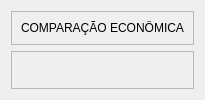
            <widget class="QWidget" name="page_2_ComparacaoEconomica">
             <layout class="QVBoxLayout" name="verticalLayout_13">
              <item>
               <widget class="QFrame" name="frame_18">
                <property name="frameShape">
                 <enum>QFrame::StyledPanel</enum>
                </property>
                <property name="frameShadow">
                 <enum>QFrame::Raised</enum>
                </property>
                <layout class="QVBoxLayout" name="verticalLayout_12">
                 <item alignment="Qt::AlignTop">
                  <widget class="QLabel" name="label_17">
                   <property name="text">
                    <string>COMPARAÇÃO ECONÔMICA</string>
                   </property>
                   <property name="alignment">
                    <set>Qt::AlignCenter</set>
                   </property>
                  </widget>
                 </item>
                </layout>
               </widget>
              </item>
              <item>
               <widget class="QFrame" name="frame_17">
                <property name="sizePolicy">
                 <sizepolicy hsizetype="Preferred" vsizetype="Expanding">
                  <horstretch>0</horstretch>
                  <verstretch>0</verstretch>
                 </sizepolicy>
                </property>
                <property name="frameShape">
                 <enum>QFrame::StyledPanel</enum>
                </property>
                <property name="frameShadow">
                 <enum>QFrame::Raised</enum>
                </property>
                <layout class="QGridLayout" name="gridLayout_5"/>
               </widget>
              </item>
             </layout>
            </widget>
